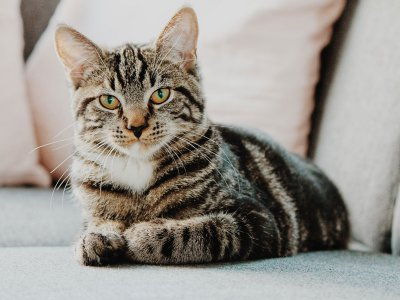
#> input picture h4/kedi.jpg, 400 x 300 px
$ jupyter execute main.ipynb   (shell and % lines are left out)
#> lines starting #> are read from the running program, lines starting #| are printed output that depends on the picture
[cell 1]
import cv2
import numpy as np
import matplotlib.pyplot as plt
import os

[cell 2]
img1 = cv2.imread("kedi.jpg")
#> img1 is the input picture: shape (300, 400, 3); mean B, G, R 143.2, 149.7, 154.3
img2 = cv2.imread("kopek.jpg")
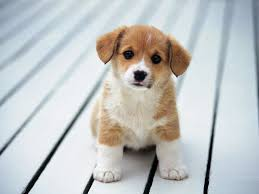
#> input picture h4/kopek.jpg, 259 x 194 px
#> img2 is the input picture: shape (194, 259, 3); mean B, G, R 196, 196.1, 192.9

img1 = cv2.cvtColor(img1, cv2.COLOR_BGR2RGB)
img2 = cv2.cvtColor(img2, cv2.COLOR_BGR2RGB)

if img1.shape != img2.shape:
    img2 = cv2.resize(img2, (img1.shape[1], img1.shape[0]))
#> img2: shape (300, 400, 3)

plt.figure(figsize=(10,5))
plt.subplot(1,2,1)
plt.imshow(img1)
plt.title("Orijinal Kedi Görseli")
plt.axis("off")

plt.subplot(1,2,2)
plt.imshow(img2)
plt.title("Orijinal Köpek Görseli")
plt.axis("off")

plt.show()
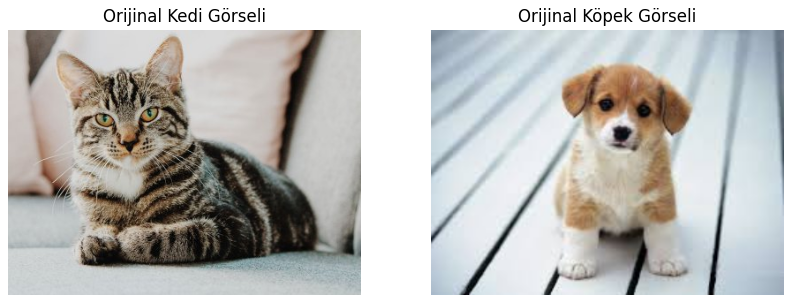
#> figure drawn by matplotlib, 2 panels

[cell 3]
low_pass_img = cv2.GaussianBlur(img1, (21, 21), 0)
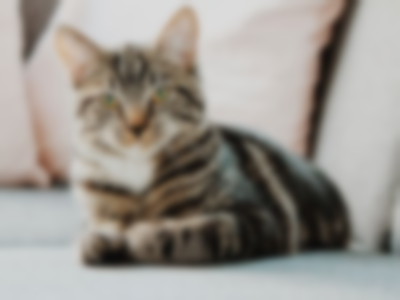
#> low_pass_img: shape (300, 400, 3); mean R, G, B 154.3, 149.7, 143.1

plt.imshow(low_pass_img)
plt.title("Düşük Frekanslı (Blur) Görüntü - Kedi")
plt.axis("off")
plt.show()

[cell 4]
blurred_img2 = cv2.GaussianBlur(img2, (21, 21), 0)
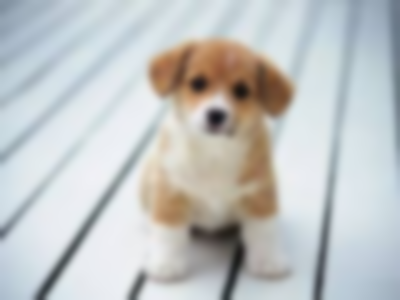
#> blurred_img2: shape (300, 400, 3); mean R, G, B 192.9, 196, 196
high_pass_img = cv2.subtract(img2, blurred_img2)
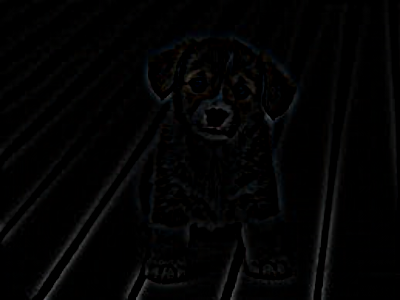
#> high_pass_img: shape (300, 400, 3); mean R, G, B 3.1, 3.1, 3.2

plt.imshow(high_pass_img)
plt.title("Yüksek Frekanslı Görüntü - Köpek")
plt.axis("off")
plt.show()

[cell 5]
hybrid_img = cv2.addWeighted(low_pass_img.astype(np.float32), 0.5,
                             high_pass_img.astype(np.float32), 0.5, 0)
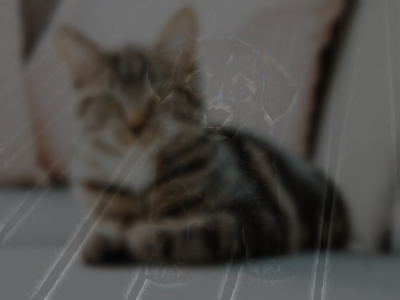
#> hybrid_img: shape (300, 400, 3) float32; mean R, G, B 78.7, 76.4, 73.2
hybrid_img = np.clip(hybrid_img, 0, 255).astype(np.uint8)

plt.imshow(hybrid_img)
plt.title("Hibrit Görüntü")
plt.axis("off")
plt.show()

[cell 6]
scales = [1.0, 0.5, 0.25]
plt.figure(figsize=(15,5))
for i, scale in enumerate(scales):
    resized = cv2.resize(hybrid_img, (0, 0), fx=scale, fy=scale)
    plt.subplot(1, len(scales), i+1)
    plt.imshow(resized)
    plt.title(f"Ölçek: {scale}")
    plt.axis("off")
plt.show()

[cell 7]
titles = ["Orijinal Kedi", "Orijinal Köpek", "Düşük Frekanslı", "Yüksek Frekanslı", "Hibrit"]
images = [img1, img2, low_pass_img, high_pass_img, hybrid_img]

plt.figure(figsize=(15,7))
for i in range(5):
    plt.subplot(1, 5, i+1)
    plt.imshow(images[i])
    plt.title(titles[i])
    plt.axis("off")
plt.tight_layout()
plt.show()
